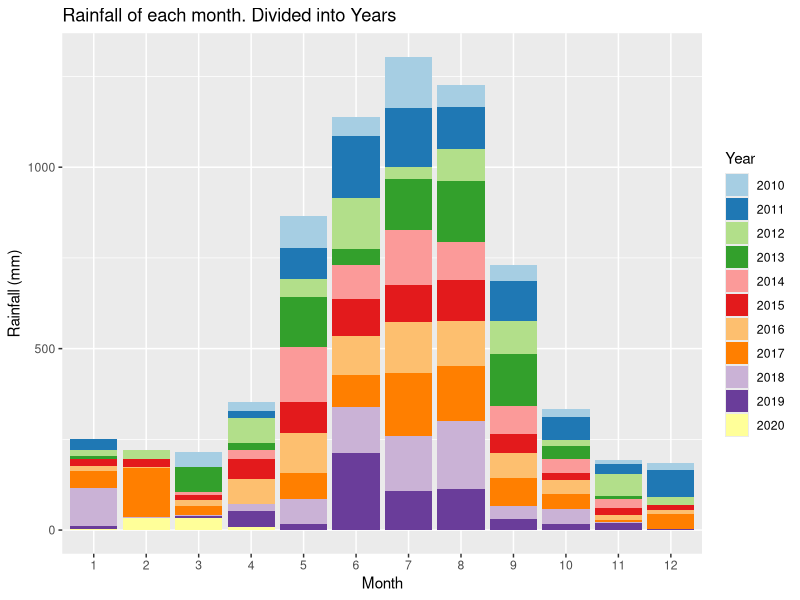
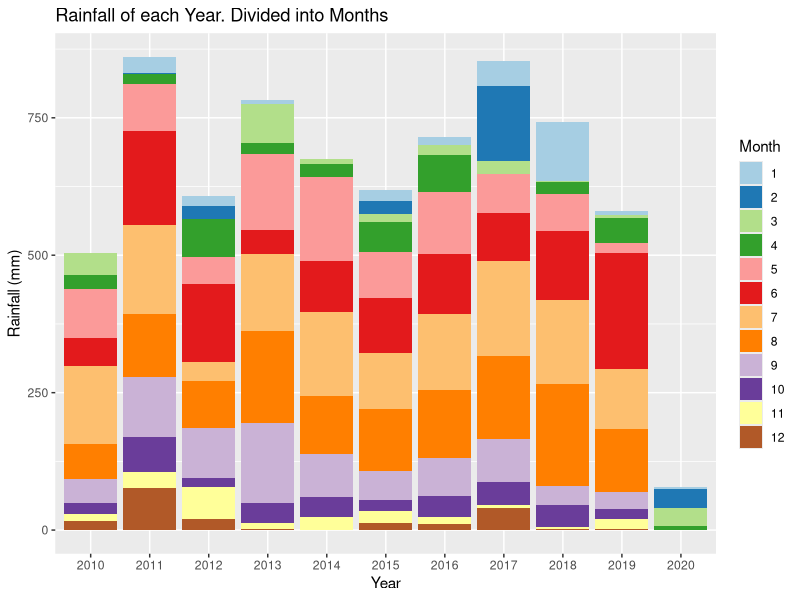
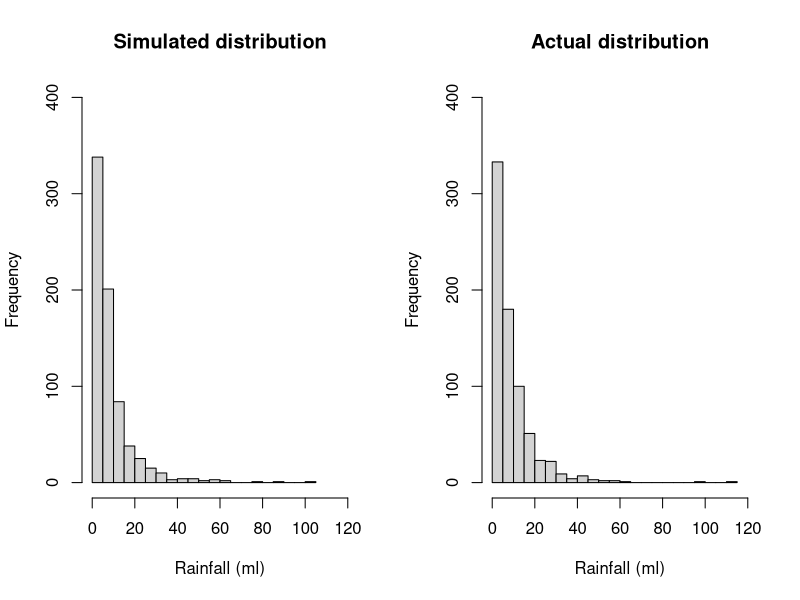
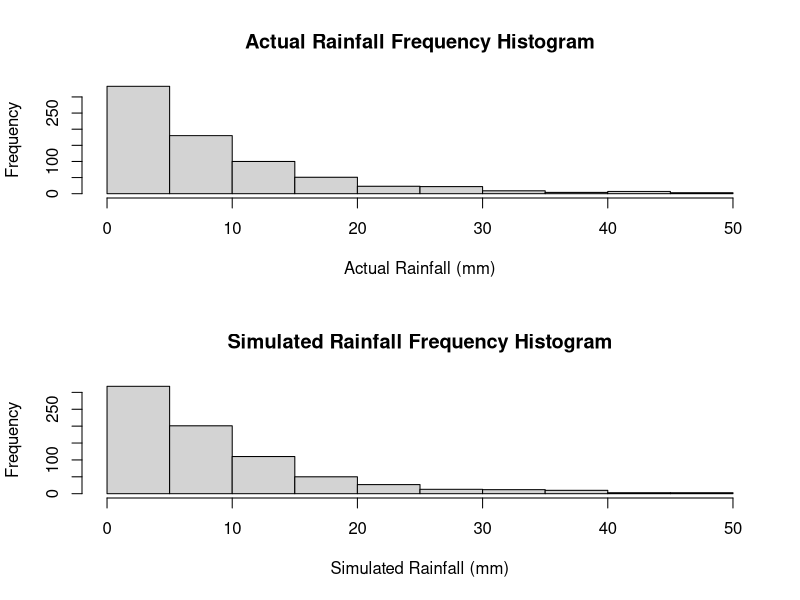
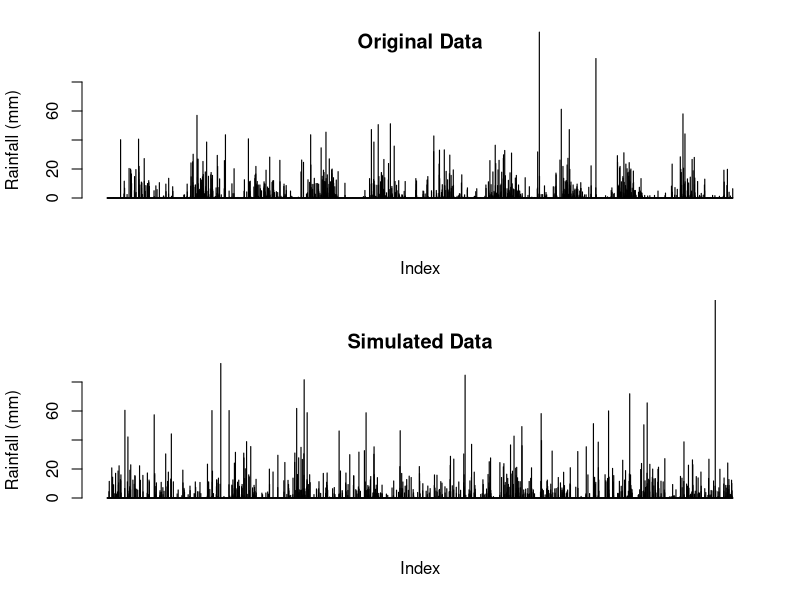
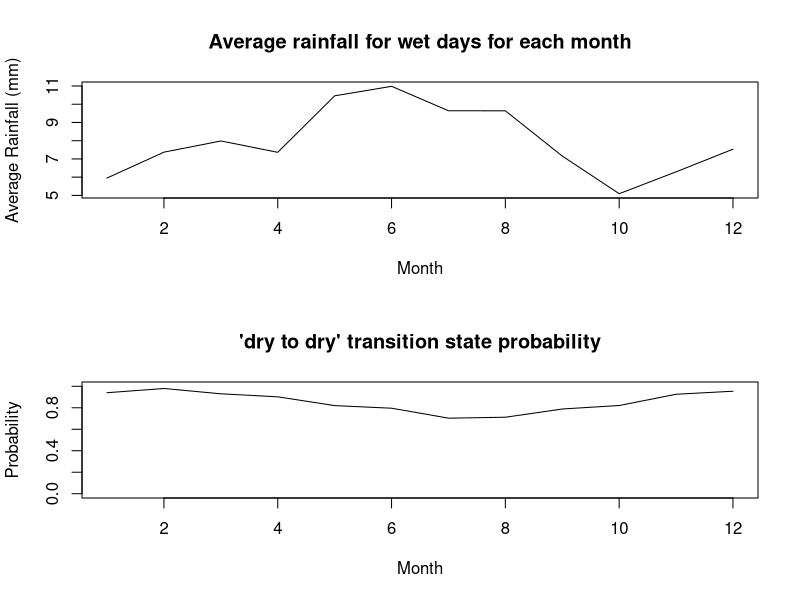
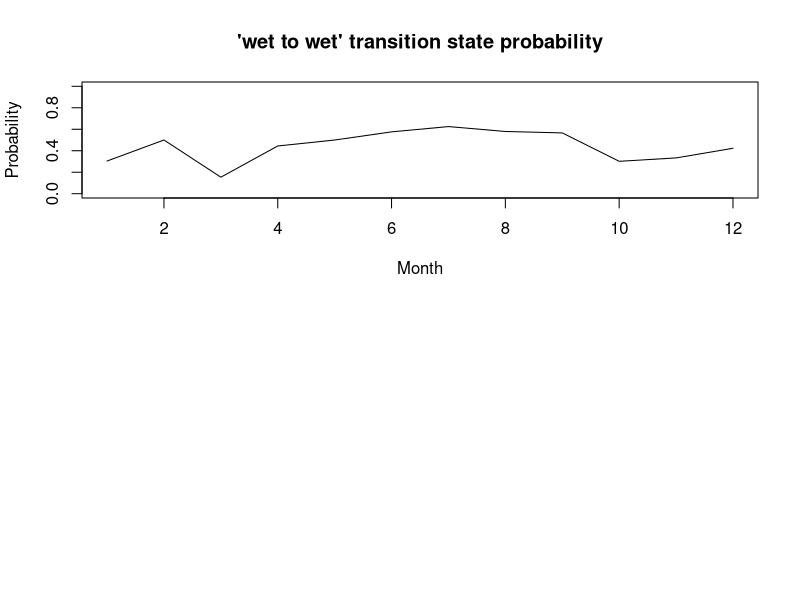
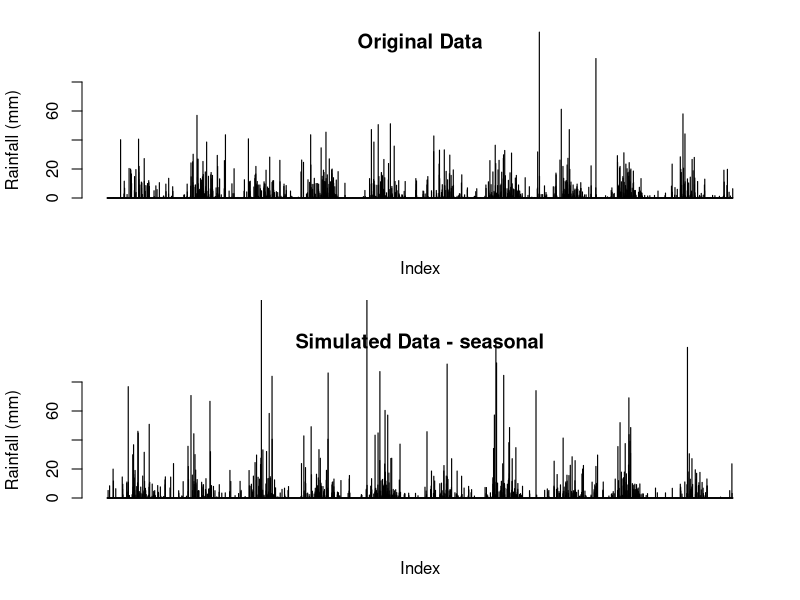

Source code (R) for these figures, in order:
## ---- chunk 1
knitr::opts_chunk$set(echo = TRUE)
## ---- chunk 2
# Reading in the data from the csv file
data <-  read.csv("IDCJAC0009_009225_1800_Data.csv")
weather_data <- data
weather_data <- weather_data[which(is.na(weather_data$Rainfall.amount..millimetres.) == FALSE),] # excluding rows with no rainfall record made 
## ---- chunk 3
weather_data$date <- do.call(paste, c(weather_data[c("Day", "Month", "Year")], sep = "-")) # creating a column that contains the date for easy indentification
## ---- chunk 4
# function to categorise day as either 'wet' or 'dry' for the Markov Chain functions
state <- function(x){
  stateList <- c()
  for(ii in 1:length(x)){
    if(x[ii] < 1){
      stateList <- c(stateList, "dry")
    }
    if(x[ii] >= 1){
      stateList <- c(stateList, "wet")
    }
  }
  return(stateList)
}
weather_data$state <- state(weather_data$Rainfall.amount..millimetres.)
## ---- chunk 5
head(weather_data[,c('Rainfall.amount..millimetres.','state')], 10)
## ---- chunk 6
# function establishing Markov Chain transition state. Establishing the relationship between the rainfall of a given day and the day before it.
transitionState <- function(x){
  transitionStateList <- c('') #can't find transition state of first observation
  for(i in 2:length(x)){
    if(x[i] == "dry"){
      if (x[i-1] == "dry"){
        transitionStateList <- c(transitionStateList, "DryToDry")
      }
      else {
        transitionStateList <- c(transitionStateList, "WetToDry")
      }
    }
    if(x[i] == "wet"){
      if (x[i-1] == "dry"){
        transitionStateList <- c(transitionStateList, "DryToWet")
      }
      else {
        transitionStateList <- c(transitionStateList, "WetToWet")
      }
    }
  }
  return(transitionStateList)
}
weather_data$transitionState <- transitionState(weather_data$state)
## ---- chunk 7
head(weather_data[,c('Rainfall.amount..millimetres.','state', 'transitionState')], 10)
## ---- chunk 8
train_data <- subset(weather_data, Year >= 2010) # only look at the most recent, relevant data.
library(ggplot2)
library(RColorBrewer)

# explorative plots investigating the distribution of rainfall across months and years

# Plotting the rainfall data (grouped by years and months)
# Distribution of rainfall by month (segmented by year)
ggplot(train_data, aes(x = factor(Month), y = Rainfall.amount..millimetres., fill = factor(Year))) + 
  geom_bar(stat = "identity") + 
  scale_fill_brewer(palette = "Paired") + 
  xlab("Month")+
  ylab("Rainfall (mm)")+
  labs(fill = "Year")+
  ggtitle("Rainfall of each month. Divided into Years")
# There does appear to be a rough distribution of rainfall by month. Most years May, June, July, August, and September (month 5-9) have the most rain. There are outliers

ggplot(train_data, aes(x = factor(Year), y = Rainfall.amount..millimetres., fill = factor(Month))) + 
  geom_bar(stat = "identity") + 
  scale_fill_brewer(palette = "Paired") + 
  xlab("Year")+
  ylab("Rainfall (mm)")+
  labs(fill = "Month")+
  ggtitle("Rainfall of each Year. Divided into Months")
# There does not appear to be any obvious pattern in the rainfall across the 10 years (note. 2020 only contains 4 months of data, hence the low rainfall). The average looks to be around 650-700 mm. 
## ---- chunk 9
table(train_data$Month, train_data$Year) # only four months of data in 2020
## ---- chunk 10
#Calculating transition state probabilities, in general (no respect to month or season)
weatherTable <- table(train_data$transitionState)
weatherTable

probWetToWet = weatherTable['WetToWet'] / (weatherTable['WetToWet'] + weatherTable['WetToDry'])
probWetToWet

probDryToDry = weatherTable['DryToDry'] / (weatherTable['DryToDry'] + weatherTable['DryToWet'])
probDryToDry
## ---- chunk 11
#Basic generator (No seasonal variation)

#calculated above
generateRainfallBasic <- function(genLength){
  currentState = "dry" # Years start with very little rain, so more likely to start dry
  rainAmountList <- c()
  for (i3 in 1:genLength){
    if (currentState == "dry"){
      if (runif(1) < probDryToDry){
        currentState = "dry"
      }
      else{
        currentState = "wet"
      }
    }
    else if (currentState == "wet"){
      if (runif(1) < probWetToWet){
        currentState = "wet"
      }
      else{
        currentState = "dry"
      }
    }
    #generating amount of rainfall if state is wet, else 0
    if (currentState == "wet"){
      rainAmount <- 5.66*exp(rnorm(1))
      rainAmountList <- c(rainAmountList, rainAmount)
    }
    else{
      rainAmountList <- c(rainAmountList, 0)
    }
  }
  return(rainAmountList)
}
## ---- chunk 12
#comparing log-normal against actual data, veeerryyyy close fit, will use log-normal for rainfall sim
par(mfrow=c(1,2))
p1 <- 5.66*exp(rnorm(732))
hist(p1, breaks = 30, xlim = c(0,120), ylim = c(0,400), main = "Simulated distribution", xlab = "Rainfall (ml)")

p2 <- train_data$Rainfall.amount..millimetres.[train_data$Rainfall.amount..millimetres.>1]
hist(p2, breaks = 30, xlim = c(0,120), ylim = c(0,400), main = "Actual distribution", xlab = "Rainfall (ml)")

mean(p1)
mean(p2)
## ---- chunk 13
#Basic generator tests
testRainfall = generateRainfallBasic(3761)

par(mfrow=c(2,1))
hist(train_data$Rainfall.amount..millimetres.[train_data$Rainfall.amount..millimetres.>1 & train_data$Rainfall.amount..millimetres.<50], xlab = "Actual Rainfall (mm)", main = "Actual Rainfall Frequency Histogram")
hist(testRainfall[testRainfall > 1 & testRainfall <50], xlab = "Simulated Rainfall (mm)", main = "Simulated Rainfall Frequency Histogram")

par(mfrow=c(2,1))
barplot(train_data$Rainfall.amount..millimetres., ylim = c(0,80), main = "Original Data", ylab = "Rainfall (mm)", xlab = "Index")
barplot(testRainfall, ylim = c(0,80), main = "Simulated Data", ylab = "Rainfall (mm)", xlab = "Index")
## ---- chunk 14
#Calculates the transition probabilities for each month
probTransStatesMonth <- function(input_data){
  transitonStatesMonthsFrame <- data.frame(list(rep(0, 12), list(rep(0, 12), list(rep(0,    12), list(rep(0, 12)))))) #Initialises 12x4 frame filled with zeroes (4 columns for each transition state, 12 rows for each month)
  names(transitonStatesMonthsFrame) <- c('DryToDry', 'DryToWet', 'WetToDry', 'WetToWet')

  #Makes the dataframe with the count of each transition state with each month
  for (i4 in 1:dim(input_data)[1]){
    tempTransitionState <- input_data[i4, 'transitionState']
    tempMonth <- input_data[i4, 'Month'] 
    transitonStatesMonthsFrame[tempMonth, tempTransitionState] <- transitonStatesMonthsFrame[tempMonth, tempTransitionState]+1 # increase count of tempTransitionState for month tempMonth by 1
  }

  #Calculates the transition state probabilities for each month in the data frame
  probTransitonStatesMonthsFrame <- transitonStatesMonthsFrame
  for (i in 1:dim(transitonStatesMonthsFrame)[1]){
  
    probTransitonStatesMonthsFrame[i, 'DryToDry'] <- transitonStatesMonthsFrame[i, 'DryToDry'] / (transitonStatesMonthsFrame[i, 'DryToDry'] + transitonStatesMonthsFrame[i, 'DryToWet'])
  
    probTransitonStatesMonthsFrame[i, 'DryToWet'] <- transitonStatesMonthsFrame[i, 'DryToWet'] / (transitonStatesMonthsFrame[i, 'DryToDry'] + transitonStatesMonthsFrame[i, 'DryToWet'])
    
    probTransitonStatesMonthsFrame[i, 'WetToDry'] <- transitonStatesMonthsFrame[i, 'WetToDry'] / (transitonStatesMonthsFrame[i, 'WetToDry'] + transitonStatesMonthsFrame[i, 'WetToWet'])
    probTransitonStatesMonthsFrame[i, 'WetToWet'] <- transitonStatesMonthsFrame[i, 'WetToWet'] / (transitonStatesMonthsFrame[i, 'WetToDry'] + transitonStatesMonthsFrame[i, 'WetToWet'])
    # this data frame 'probTransitionStatesMonthsFrame' will be called directly in the generator, so must be called as such when exported
  }
  return(probTransitonStatesMonthsFrame)
}

## ---- chunk 15
probTransitonStatesMonthsFrame <- probTransStatesMonth(train_data)
head(probTransitonStatesMonthsFrame, 10)
## ---- chunk 16
#testing average rainfall when its rains in each month, and for wettowet vs drytowet transitions.
test_w2w <- train_data$Rainfall.amount..millimetres.[train_data$transitionState == "WetToWet"]
test_d2w <- train_data$Rainfall.amount..millimetres.[train_data$transitionState == "DryToWet"]
mean(test_w2w)
mean(test_d2w)
wilcox.test(test_d2w, test_w2w)
#since resulting wilcox test p-value is 0.85, we conclude that theres no difference in rainfall depending on the transition state, and do not need to include it in our model.

test_rainfallPerMonth <- train_data[train_data$state == "wet",c(4,6)]
kruskal.test(Rainfall.amount..millimetres. ~ Month, data = test_rainfallPerMonth)
#p-val = 0.00016, therefore difference between average rainfall for each month

## ---- chunk 17
#calculating the mean rainfall when it rains for each month, to change how much it rains according to the generator later on. Limited to less than 60 mls as the dataset is not large enough for large rainfall amounts (such as 114ml in feburary) to not throw the mean off.
rainMonthData <- c()
for (i in 1:12){
  temp<- train_data$Rainfall.amount..millimetres.[train_data$state == "wet" & train_data$Month == i & train_data$Rainfall.amount..millimetres. < 60]
  rainMonthData <- c(rainMonthData, list(temp))
  rm(temp)
}

rainfallAvgMonth <- sapply(rainMonthData, mean)

## ---- chunk 18
plot(c(1:12), rainfallAvgMonth, type = "l", xlab = "Month", ylab = "Average Rainfall (mm)", main = "Average rainfall for wet days for each month")
## ---- chunk 19
#How the transition state probabilities vary for each month
plot(probTransitonStatesMonthsFrame$DryToDry, ylim = c(0,1), xlab = "Month", main = "'dry to dry' transition state probability", type = 'l', ylab = "Probability")
plot(probTransitonStatesMonthsFrame$WetToWet, ylim = c(0,1), xlab = "Month", main = "'wet to wet' transition state probability", type = 'l', ylab = "Probability")
## ---- chunk 20
#Weather generator accounting  for seasonal variation of transition states or something i hope
#This is just a regular version of basic generator it's mostly the same in fact if i forget to even do this it is the same

generateRainfallSeasonal <- function(input){
  # input must be weather_data or a subset of weather_data
  currentState = "dry" #can make this into a random choice later
  rainAmountList <- c()
  for (i5 in 1:dim(input)[1]){
    if (currentState == "dry"){
      if (runif(1) < probTransitonStatesMonthsFrame[input[i5, 'Month'], 'DryToDry']){ #now inputs depending on the month of input
        currentState = "dry"
      }
      else{
        currentState = "wet"
      }
    }
    else if (currentState == "wet"){
      if (runif(1) < probTransitonStatesMonthsFrame[input[i5, 'Month'], 'WetToWet']){
        currentState = "wet"
      }
      else{
        currentState = "dry"
      }
    }                                   
    #generating amount of rainfall if state is wet, else 0
    if (currentState == "wet"){
      #rainAmount <- 5.66*exp(rnorm(1)) #now log-normal dist, 5 used because is close to mean of weather_data's / the mean of what exp(rnorm(1)) is by default /// Old Version 
      rainAmount <- rainfallAvgMonth[input[i5, 'Month']]*exp(rnorm(1))/1.648 
      #average of exp(rnorm(1)) is ~1.648, so we divide by that so the average of each month will just be the actual average calculated from rainfallAvgMonth.
      rainAmountList <- c(rainAmountList, rainAmount)
    }
    else{
      rainAmountList <- c(rainAmountList, 0)
    }
  }
  return(rainAmountList)
}
## ---- chunk 21
#testing code for seasonal generator
inputSeasonalRainfall <- dplyr::select(train_data, 'Year', 'Month', 'Day') #using existing train data's dates to input to function, instead of putting in just how many to generate
testSeasonalRainfall = generateRainfallSeasonal(inputSeasonalRainfall)
## ---- chunk 22
par(mfrow=c(2,1))
barplot(train_data$Rainfall.amount..millimetres., ylim = c(0,80), main = "Original Data", ylab = "Rainfall (mm)", xlab = "Index")
barplot(testSeasonalRainfall, ylim = c(0,80), main = "Simulated Data - seasonal", ylab = "Rainfall (mm)", xlab = "Index")
## ---- chunk 23
#comparing log-normal against actual data, veeerryyyy close fit, will use log-normal for rainfall sim
p1 <- 5.66*exp(rnorm(732))
p1 <- p1[p1>1]
hist(p1, breaks = 30, xlim = c(0,120), ylim = c(0,400), main = "Simulated distribution")

p2 <- train_data$Rainfall.amount..millimetres.[train_data$Rainfall.amount..millimetres.>1]
hist(p2, breaks = 30, xlim = c(0,120), ylim = c(0,400), main = "actual distribution")
## ---- chunk 24
set.seed(100345)
sampID <- sample.int(nrow(train_data), size = 0.8*nrow(train_data), replace = FALSE)
train_data <- train_data[sampID,] # 80% of data for training
test_data <- train_data[-sampID,] # 20% for testing
## ---- chunk 25
probTransitonStatesMonthsFrame <- probTransStatesMonth(train_data) # retraining seasonal generator probTransitionStatesMonthsFrame with new training data (now only 80% of the original train_data)
# calucating the new average rainfall for each month
rainMonthData <- c()
for (i in 1:12){
  temp<- train_data$Rainfall.amount..millimetres.[train_data$state == "wet" & train_data$Month == i & train_data$Rainfall.amount..millimetres. < 60]
  rainMonthData <- c(rainMonthData, list(temp))
  rm(temp)
}
rainfallAvgMonth <- sapply(rainMonthData, mean)
## ---- chunk 26
#generates a simulation with the same number of observations as test_data (20% of the total data)
testSeasonalRainfall20 = generateRainfallSeasonal(test_data) 
## ---- chunk 27
par(mfrow = c(2, 1))
barplot(testSeasonalRainfall20, ylab = "Rainfall (mm)", xlab = "index", main = "Simulated data")
barplot(test_data$Rainfall.amount..millimetres., ylab = "Rainfall (mm)", xlab  = "index", main = "Actual data")
## ---- chunk 28
# Wilcoxon signed rank test
WT <- wilcox.test(testSeasonalRainfall20, test_data$Rainfall.amount..millimetres., paired=T)
print("Wilcoxon rank sum p-value")
WT$p.value
# paired student t test
TT <- t.test(testSeasonalRainfall20, test_data$Rainfall.amount..millimetres., paired=T)
print("t-test p-value")
TT$p.value
## ---- chunk 29
train_data <- subset(weather_data, Year >= 2010)
train10_data <- subset(weather_data, Year >= 2009 & Year < 2019)
data_2019 <- subset(weather_data, Year == 2019)
## ---- chunk 30
probTransitonStatesMonthsFrame <- probTransStatesMonth(train10_data) # retraining seasonal generator probTransitionStatesMonthsFrame with train10_data
set.seed(10356)
monthList <- subset(weather_data, Year == 2019) # a year that isn't a leap year to get the month list, as generation algorithm only requires months
monthList <- monthList['Month']
testSeasonalRainfall10 <- generateRainfallSeasonal(monthList)
## ---- chunk 31
#compare generated year against 2019
par(mfrow = c(2,1))
barplot(testSeasonalRainfall10, xlab = "Index", ylab = "Rainfall (mm)", main = "Simulated Rainfall")
barplot(data_2019$Rainfall.amount..millimetres., xlab = "Index", ylab = "Rainfall (mm)", main = "2019 Rainfall")
## ---- chunk 32
# check other years for comparison
par(mfrow = c(3,2))
barplot(testSeasonalRainfall10, xlab = "Index", ylab = "Rainfall (mm)", main = "Simulated Rainfall")
year <- subset(weather_data, Year == 2015)
barplot(year$Rainfall.amount..millimetres., xlab = "Index", ylab = "Rainfall (mm)", main = "2015 Rainfall")
year <- subset(weather_data, Year == 2008)
barplot(year$Rainfall.amount..millimetres., xlab = "Index", ylab = "Rainfall (mm)", main = "2008 Rainfall")
year <- subset(weather_data, Year == 2015)
barplot(year$Rainfall.amount..millimetres., xlab = "Index", ylab = "Rainfall (mm)", main = "2017 Rainfall")
year <- subset(weather_data, Year == 2007)
barplot(year$Rainfall.amount..millimetres., xlab = "Index", ylab = "Rainfall (mm)", main = "2007 Rainfall")
year <- subset(weather_data, Year == 2013)
barplot(year$Rainfall.amount..millimetres., xlab = "Index", ylab = "Rainfall (mm)", main = "2013 Rainfall")
rm(year)
## ---- chunk 33
# Creates a graph of difference in rainfall for years, weeks, months, years to see if there are any potential patterns.
# Creates a list of the weekly rainfall
RainfallWeekly <- data.frame("Rainfall (mm)", "Week")
colnames(RainfallWeekly) <- c("Rainfall (mm)", "Week")
RainfallWeekly$`Rainfall (mm)` <- as.numeric(RainfallWeekly$`Rainfall (mm)`)
RainfallWeekly$Week <- as.numeric(RainfallWeekly$Week)
week = 1
weekRain = 0
for(ii in c(1: nrow(weather_data))){
  weekRain = weekRain + weather_data[ii, 6] # rainfall amount for that row
  
  if(ii%%7 == 0){ # every 7th row
    RainfallWeekly[(ii/7), 1] <- weekRain # 1 row of RainfallWeekly created every 7 rows (1 weeks) - inserting rainfall total for that week
    RainfallWeekly[(ii/7), 2] <- week
    week = week + 1
    weekRain = 0 # clear total rainfall to prepare for next week
  }
}
## ---- chunk 34
RainfallWeeklyDiff <- data.frame(c(1:(nrow(RainfallWeekly)-1)), c(1:(nrow(RainfallWeekly)-1))) # data frame with two columns, one less row than RainfallWeekly
colnames(RainfallWeeklyDiff) <- c("Rainfall diff (mm)", "Week")
RainfallWeeklyDiff$`Rainfall diff (mm)` <- diff(RainfallWeekly$`Rainfall (mm)`) # change in weeks
## ---- chunk 35
# plot first 700 weeks first against the difference in rainfall, and then the rainfall per week
par(mfrow = c(4,1))
plot(RainfallWeeklyDiff[c(1:350), 2], RainfallWeeklyDiff[c(1:350), 1], xlab = "week", ylab = "change in rainfall (mm)", cex = 2, type = "b", main = "Difference in rainfall (mm) by week")
plot(RainfallWeekly[c(1:350), 2], RainfallWeekly[c(1:350), 1], xlab = "week", ylab = "rainfall (mm)", type = "l", main = "Rainfall (mm) by week")
plot(RainfallWeeklyDiff[c(351:700), 2], RainfallWeeklyDiff[c(351:700), 1], xlab = "week", ylab = "change in rainfall (mm)", cex = 2, type = "b", main = "Difference in rainfall (mm) by week")
plot(RainfallWeekly[c(351:700), 2], RainfallWeekly[c(351:700), 1], xlab = "week", ylab = "rainfall (mm)", type = "l", main = "Rainfall (mm) by week")
## ---- chunk 36
# plot second 700 weeks first against the difference in rainfall, and then the rainfall per week
par(mfrow = c(4,1))
plot(RainfallWeeklyDiff[c(701:1050), 2], RainfallWeeklyDiff[c(701:1050), 1], xlab = "week", ylab = "change in rainfall (mm)", cex = 2, type = "b")
plot(RainfallWeekly[c(701:1050), 2], RainfallWeekly[c(701:1050), 1], xlab = "week", ylab = "rainfall (mm)", type = "l")
plot(RainfallWeeklyDiff[c(1051:1414), 2], RainfallWeeklyDiff[c(1051:1414), 1], xlab = "week", ylab = "change in rainfall (mm)", cex = 2, type = "b")
plot(RainfallWeekly[c(1051:1414), 2], RainfallWeekly[c(1051:1414), 1], xlab = "week", ylab = "rainfall (mm)", type = "l")
## ---- chunk 37
rainSort_2019 <- data_2019$Rainfall.amount..millimetres.
# qqplot before removing 'dry' days
qqnorm(rainSort_2019, pch = 1, frame = F, main = "Normal Q-Q Plot of Rainfall 2019 (including dry days)")
qqline(rainSort_2019, col = "red", lwd = 2)
rainSort_2019 <- rainSort_2019[which(rainSort_2019 != 0)]
# qqplot after removing 'dry' days
qqnorm(rainSort_2019, pch = 1, frame = F, main = "Normal Q-Q Plot of Rainfall 2019 (excluding dry days)")
qqline(rainSort_2019, col = "red", lwd = 2)
hist(rainSort_2019, breaks = 50)
# data is not normally distributed
rm(rainSort_2019)
## ---- chunk 38
rain2019 <- subset(weather_data, Year == 2019)
length(rain2019$Rainfall.amount..millimetres.)
length(testSeasonalRainfall10)
# Function that returns the sum of ranks of difference (w+ and w-) that are part of the Wilcoxon signed rank calculations
returnRanks <- function(simulated, actual){
  diffs <- (simulated - actual)
  diffs <- diffs[diffs != 0]
  posDifs <- which(diffs > 0)
  negDiffs <- which(diffs < 0)
  rank <- rank(abs(diffs))
  rankPosDiff <- sum(rank[posDifs])
  rankNegDiff <- sum(rank[negDiffs]) 
  return(c(rankPosDiff, rankNegDiff))
}
## ---- chunk 39
table(rain2019$Month)
# To perform the Wilcoxon Signed Rank test we must have paired data, so we have to find the extra dates in testSeasonalRainfall10 (note: 2019 is a non leap year) and remove them.
# Upon review we find that there are days missing from October and December.
## ---- chunk 40
table(rain2019$Day)
# One month is missing a day 5, and another is missing a day 19 (both 11 when should be 12)
temp <- subset(rain2019, Day == 5)
temp$Month # 5th of October missing
temp <- subset(rain2019, Day == 19)
temp$Month # 19th of December missing
rm(temp)
which(rain2019$date == "4-10-2019") # find what row the day before 5-10-2019 is
# Therefore 5-10-2019 would be row 278 (277+1)
which(rain2019$date == "18-12-2019") # find what row the day before 5-10-2019 is
# Therefore 5-10-2019 would be row 353 (351+2). Add two as both 5th october and 19th december are missing
## ---- chunk 41
# We find that the days are day 278 and 353 from testSeasonalRainfall10
simRainfall2019 <- testSeasonalRainfall10
## ---- chunk 42
set.seed(102343656)
monthList <- subset(weather_data, Year == 2019) # A year that isn't a leap year to get the month list, as generation algorithm only requires months
monthList <- monthList['Month']
testSeasonalRainfall10 <- generateRainfallSeasonal(monthList)
simRainfall2019 <- testSeasonalRainfall10 # Removing day 278 and day 353 data from testSeasonalRainfall10
## ---- chunk 43
set.seed(40565)

monthList <- subset(weather_data, Year == 2019) # a year that isn't a leap year to get the month list, as generation algorithm only requires months
monthList <- monthList['Month']
testSeasonalRainfall10 <- generateRainfallSeasonal(monthList)
simRainfall2019 <- testSeasonalRainfall10 # remove day 278 and day 353 data from testSeasonalRainfall10

# test of testSeasonalRainfall10 against 2019 rainfall (testSeasonalRainfall10 was simulation of 2019 rainfall)
wilcox.test(rain2019$Rainfall.amount..millimetres., simRainfall2019, paired = T, alternative = "t", conf.int = T, conf.level = 0.95)

# the p-value is 0.04918,indicating that it is likely that there is a significant difference between the simulated data and the actual data. This means that one set of data was consistently and significantly larger than the other
# manual calculation of Wilcoxon signed rank values 

sumRanks <- returnRanks(simRainfall2019, rain2019$Rainfall.amount..millimetres.)
cat(sumRanks[1], "is the sum of the ranks of the positive differences")
cat(sumRanks[2], "is the sum of the ranks of the negative differences")

# rankPosDiff (the sum of the ranks of the differences where the simulated data is greater than the actual) is 7414. rankNegDiff (the sum of the ranks of the the differences where the actual is greater than the simulated) is 5147. rankPosDiff is quite a bit larger than rankNegDiff
## ---- chunk 44
set.seed(12345)
monthList <- subset(weather_data, Year == 2011)
monthList <- monthList['Month']
testSeasonalRainfall10 <- generateRainfallSeasonal(monthList)
simRainfall2019 <- testSeasonalRainfall10[-c(278, 353)]
wilcox.test(rain2019$Rainfall.amount..millimetres., simRainfall2019, paired = T, alternative = "t", conf.int = T, conf.level = 0.95)

simRainfall2019 <- testSeasonalRainfall10[-c(278, 353)] # remove day 278 and day 353 data from testSeasonalRainfall10

WP <- wilcox.test(rain2019$Rainfall.amount..millimetres., simRainfall2019, paired = T, alternative = "t", conf.int = T, conf.level = 0.95)
WP$p.value

sumRanks <- returnRanks(simRainfall2019, rain2019$Rainfall.amount..millimetres.)
cat(sumRanks[1], "is the sum of the ranks of the positive differences")
cat(sumRanks[2], "is the sum of the ranks of the negative differences")
## ---- chunk 45
set.seed(347876)
monthList <- subset(weather_data, Year == 2011) 
monthList <- monthList['Month']
testSeasonalRainfall10 <- generateRainfallSeasonal(monthList)
simRainfall2019 <- testSeasonalRainfall10[-c(278, 353)] 
wilcox.test(rain2019$Rainfall.amount..millimetres., simRainfall2019, paired = T, alternative = "t", conf.int = T, conf.level = 0.95)

simRainfall2019 <- testSeasonalRainfall10[-c(278, 353)] # remove day 278 and day 353 data from testSeasonalRainfall10

WP <- wilcox.test(rain2019$Rainfall.amount..millimetres., simRainfall2019, paired = T, alternative = "t", conf.int = T, conf.level = 0.95)
WP$p.value

sumRanks <- returnRanks(simRainfall2019, rain2019$Rainfall.amount..millimetres.)
cat(sumRanks[1], "is the sum of the ranks of the positive differences")
cat(sumRanks[2], "is the sum of the ranks of the negative differences")
## ---- chunk 46
set.seed(3456789)
monthList <- subset(weather_data, Year == 2011)
monthList <- monthList['Month']
testSeasonalRainfall10 <- generateRainfallSeasonal(monthList)
simRainfall2019 <- testSeasonalRainfall10[-c(278, 353)]
wilcox.test(rain2019$Rainfall.amount..millimetres., simRainfall2019, paired = T, alternative = "t", conf.int = T, conf.level = 0.95)
simRainfall2019 <- testSeasonalRainfall10[-c(278, 353)] # remove day 278 and day 353 data from testSeasonalRainfall10

WP <- wilcox.test(rain2019$Rainfall.amount..millimetres., simRainfall2019, paired = T, alternative = "t", conf.int = T, conf.level = 0.95)
WP$p.value

sumRanks <- returnRanks(simRainfall2019, rain2019$Rainfall.amount..millimetres.)
cat(sumRanks[1], "is the sum of the ranks of the positive differences")
cat(sumRanks[2], "is the sum of the ranks of the negative differences")
## ---- chunk 47
# looking at the four total simulations created, there is generally no significant different between the simulated rainfall and the actual rainfall. 
# However looking at rankPosDiff and rankNegDiff calculated for each (the sum of the ranks of the positive and negative differences between the simulated and actual data respectively), the simulated rainfall was consistently larger than the actual data 
# The reason for this is likely because 2019 had a very small amount of rainfall compared to the rest of the years.
sum(train10_data$Rainfall.amount..millimetres.)/10 # /10 to get average of 10 years of rain data
sum(rain2019$Rainfall.amount..millimetres.)
## ---- chunk 48
median(simRainfall2019)
median(rain2019$Rainfall.amount..millimetres.)

# given the number of dry days, it makes sense that the median's would be very similar in the Wilcoxon Signed Rank test
# To perform the Wilcoxon Signed Rank test we remove those dates from testSeasonalRainfall10
# 2019 is a non leap year so February will have 28 days
#October 5th and December 19th are missing, so we remove them
month_result <- which(rain2019$date == "4-10-2019" | rain2019$date=="18-12-2019")
simRainfall2019 <- testSeasonalRainfall10[-c(month_result[1]+1, month_result[2]+1)]

# Test of testSeasonalRainfall10 against 2019 rainfall (testSeasonalRainfall10 was simulation of 2019 rainfall)
wilcox.test(simRainfall2019, rain2019$Rainfall.amount..millimetres., paired = T, alternative = "t")

# Since the p-value is relatively high, it can be concluded that there is no significant diference between the simulated 2019 data and the actual 2019 data. 
# While the simulation may not be an accurate prediction of 2019 (as seen in the barplots), the simulation was also not logically flawed, as there is not a significant difference between the median of the simulation and the median of the actual.
#Furthermore, a qucik comparison of the medians in the Wilcoxon Signed Rank test shows that (as expected) they are also very similar.
cat("Median of actual and simulated rainfall respectively: ", median(rain2019$Rainfall.amount..millimetres.), median(simRainfall2019))
rm(simRainfall2019)
## ---- chunk 49
# looking at 2013 data (which had a larger than average amount of rain)
rain2013 <- subset(weather_data, Year == 2013)
simRainfall2013 <- generateRainfallSeasonal(monthList)
wilcox.test(simRainfall2013, rain2013$Rainfall.amount..millimetres., paired = T, conf.int = T, conf.level = 0.95)

par(mfrow = c(2,1))
barplot(simRainfall2013, xlab = "Index", ylab = "Rainfall (mm)", main = "Simulated Rainfall")
barplot(rain2013$Rainfall.amount..millimetres., xlab = "Index", ylab = "Rainfall (mm)", main = "2013 Rainfall")

diffs <- (simRainfall2013 - rain2013$Rainfall.amount..millimetres.)
diffs <- diffs[diffs != 0]
posDifs <- which(diffs > 0)
negDiffs <- which(diffs < 0)
rank <- rank(abs(diffs))
rankPosDiff <- sum(rank[posDifs])
rankNegDiff <- sum(rank[negDiffs]) 

rankPosDiff
rankNegDiff
mean(diffs)
